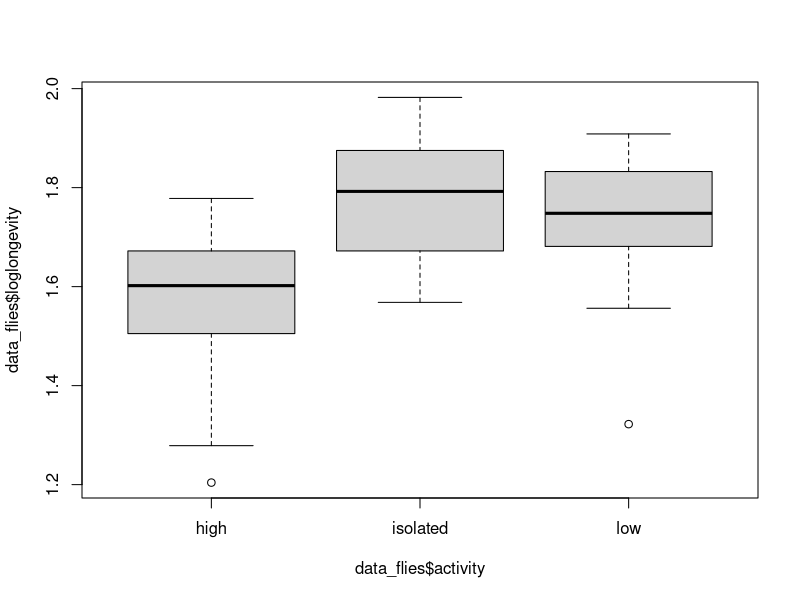
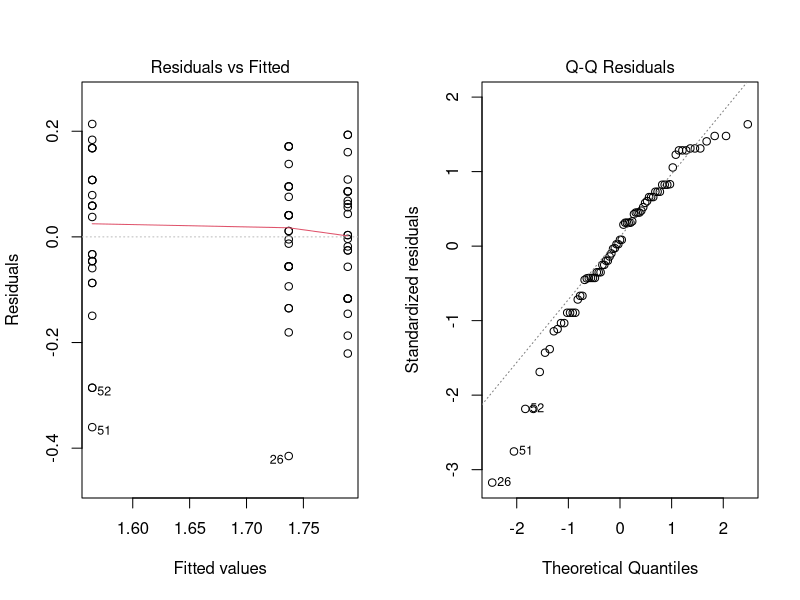
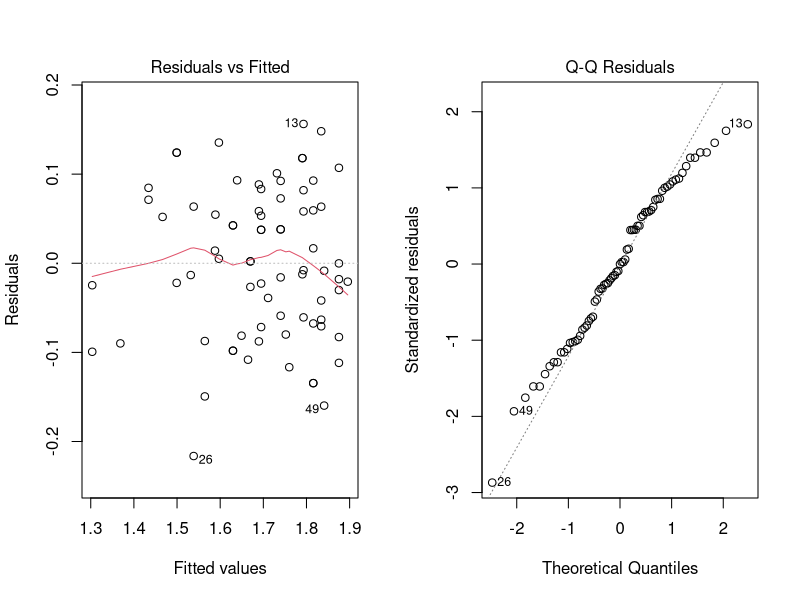
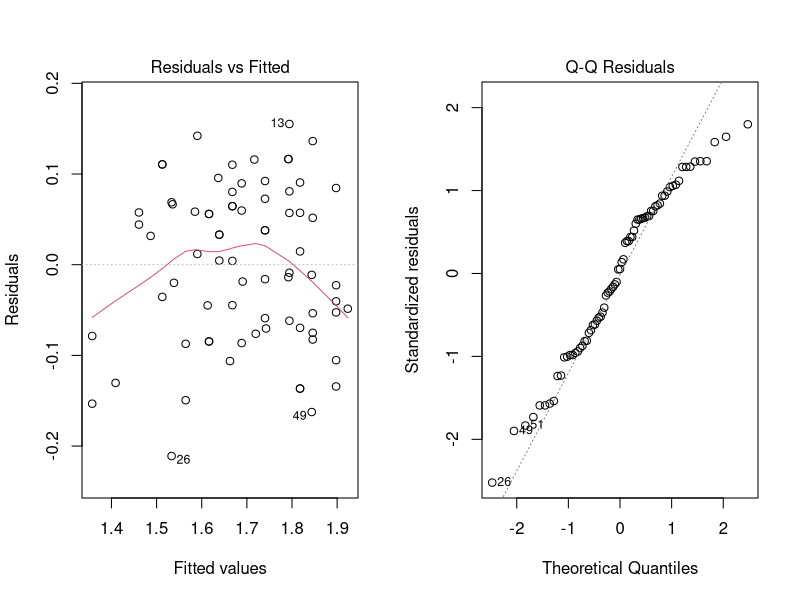
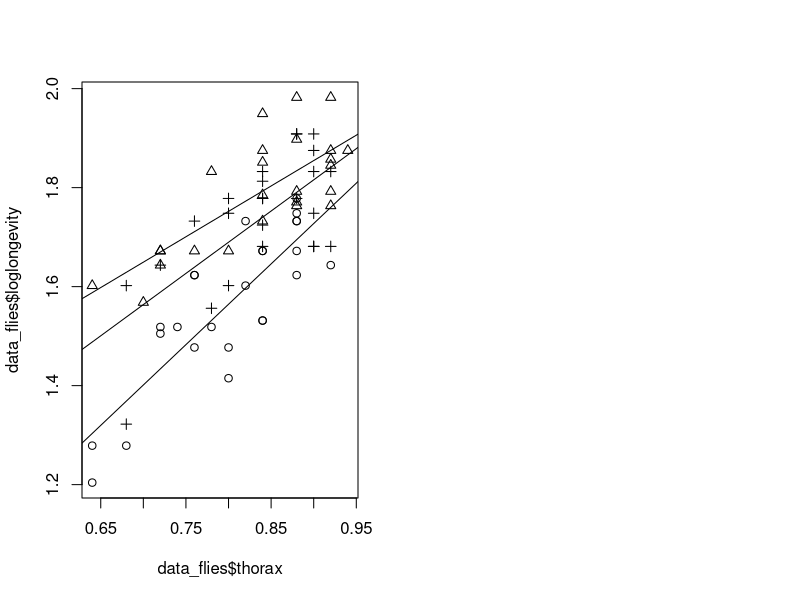
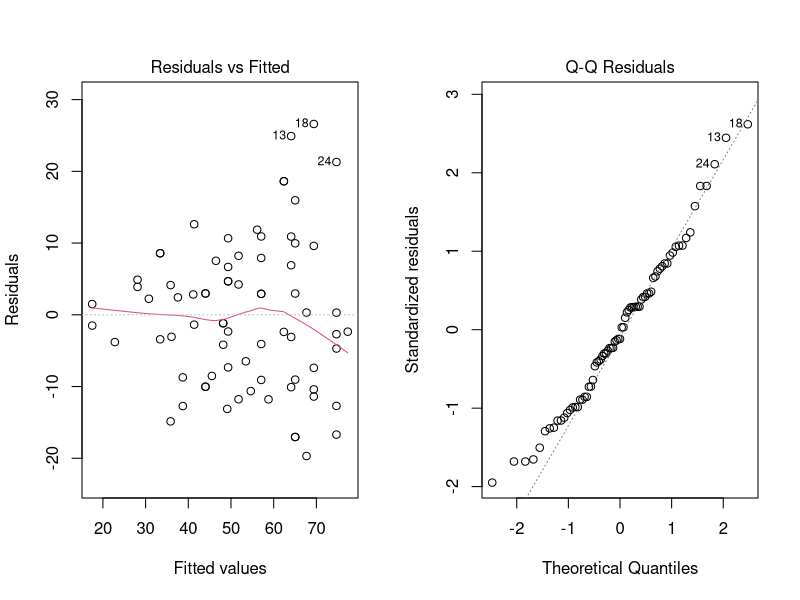

The R script that drew these images, in order:
## ---- chunk 1
library(tidyverse)
library(rstudioapi)
library(lme4)
library(car)

knitr::opts_chunk$set(echo = TRUE)
setwd(dirname(getActiveDocumentContext()$path))
# round numbers to 3 digits
options(digits = 3)
## ---- chunk 2
data_flies <- read.table(file="data/fruitflies.txt", header=TRUE)
data_flies$activity <- as.factor(data_flies$activity)
# add loglongevity
data_flies <- data_flies %>% mutate(loglongevity = log10(longevity))
# make informative plot - boxplot
plot(data_flies$loglongevity~data_flies$activity)
## ---- chunk 3
# perform test to see if sexual activity has an effect on longevity
model <- lm(loglongevity~activity, data = data_flies) # prepare model
par(mfrow=c(1,2)); plot(model, 1); plot(model, 2) # investigate normality
# perform one-way ANOVA
anova(model); summary(model)$coefficients
## ---- chunk 4
# perform ANCOVA with interaction analysis
model_interaction <- lm(loglongevity~thorax*activity, data = data_flies) # prepare model
par(mfrow=c(1,2)); plot(model_interaction , 1); plot(model_interaction , 2) # investigate normality
anova(model_interaction)
## ---- chunk 5
# perform additive ANCOVA analysis
model <- lm(loglongevity~thorax+activity, data = data_flies) # prepare model
par(mfrow=c(1,2)); plot(model , 1); plot(model , 2) # investigate normality
anova(model); table <- summary(model)$coefficients; table
# extract model's parameter
intercept <- table[,1][1]; beta <- table[,1][2]
alpha_high <- 0; alpha_low <- table[,1][4]
alpha_isolated <- table[,1][3]
# calculate mean thorax
mean_thorax <- mean(data_flies$thorax)
# calculate estimates
estimate_high <- 10**(intercept + alpha_high + beta * mean_thorax)
estimate_low <- 10**(intercept + alpha_low + beta * mean_thorax)
estimate_isolated <- 10**(intercept + alpha_isolated + beta * mean_thorax)
estimates <- c(estimate_isolated, estimate_low, estimate_high)
activity_levels <- unique(as.character(data_flies$activity))
knitr::kable(data.frame(Activity = activity_levels,
                           `Longevity estimate` = estimates),
             caption = "Longevity estimates for average thorax fruit fly")
## ---- chunk 6
plot(data_flies$loglongevity~data_flies$thorax,pch=unclass(data_flies$activity))
for (i in activity_levels) { 
  abline(lm(loglongevity~thorax
            ,data=data_flies[data_flies$activity==i,]))}
## ---- chunk 7
# perform additive ANCOVA analysis
model <- lm(longevity~thorax+activity, data = data_flies) # prepare model
anova(model); table <- summary(model)$coefficients; table
# extract model's parameter
intercept <- table[,1][1]; beta <- table[,1][2]
alpha_high <- 0; alpha_low <- table[,1][4]
alpha_isolated <- table[,1][3]
# calculate mean thorax
mean_thorax <- mean(data_flies$thorax)
# calculate estimates
estimate_high <- intercept + alpha_high + beta * mean_thorax
estimate_low <- intercept + alpha_low + beta * mean_thorax
estimate_isolated <- intercept + alpha_isolated + beta * mean_thorax
estimates <- c(estimate_isolated, estimate_low, estimate_high)
activity_levels <- unique(as.character(data_flies$activity))
knitr::kable(data.frame(Activity = activity_levels,
                           `Longevity estimate` = estimates),
             caption = "Longevity estimates for average thorax fruit fly")
## ---- chunk 8
par(mfrow=c(1,2)); plot(model , 1); plot(model , 2) # investigate normality
